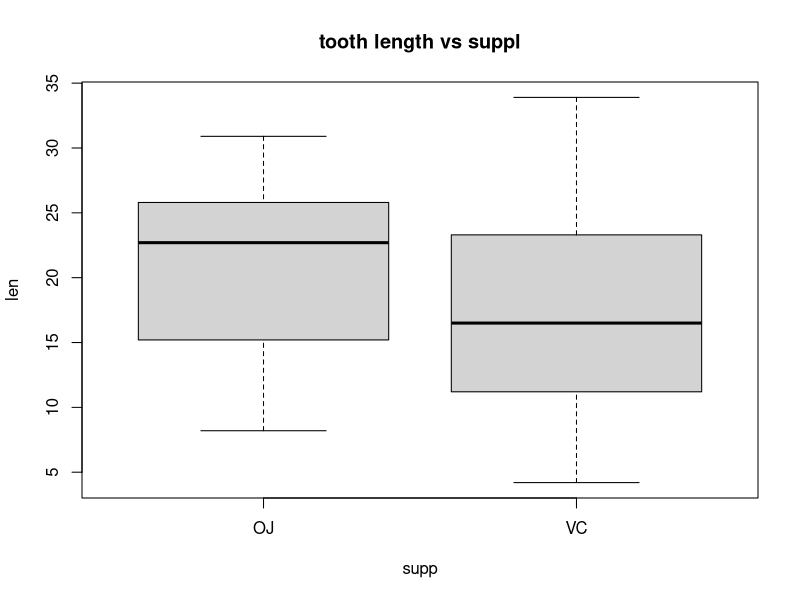
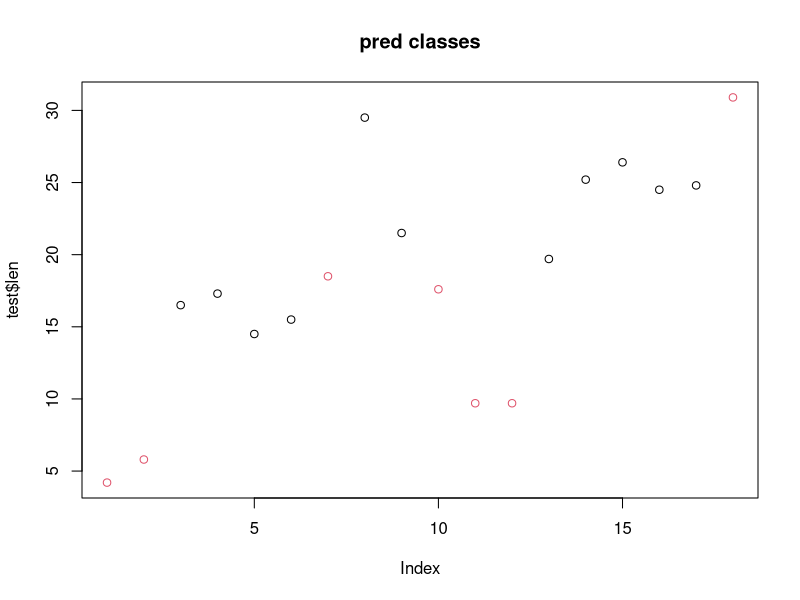

Generate these figures, in order, with R:
#naive bayes

data(ToothGrowth)
df<-ToothGrowth
str(df)  #col, dtypes, example values
summary(df)  #mean median min max etc
head(df)

#basic viz
boxplot(len~supp, data=df, main="tooth length vs suppl")  #shows dist of len wrt supplement

#preprocessing
df$supp<-as.factor(df$supp)  #Naive Bayes handles classification → target must be factor
df$dose<-as.factor(df$dose)  #Even though numeric, here it represents categories (0.5, 1, 2)

clean<-df  #save as new df

#tts
set.seed(123)

train_idx<-sample(1:nrow(clean), 0.7*nrow(clean))
train<-clean[train_idx,]
test<-clean[-train_idx,]

#model
# install.packages("e1071")
library(e1071)
model<-naiveBayes(supp~len+dose, data=train)  #Predict supp using len and dose, model learns Probability distributions of features per class

#pred
pred<-predict(model, test)  #predicts oj or vc

#eval
conf<-table(Predicted=pred, Actual=test$supp)  #conf matrix
print(conf)
acc<-mean(pred==test$supp)  #corrct/total
acc

#vizzzz
plot(test$len, col=pred, main="pred classes")  #scatterplot to viz separation
